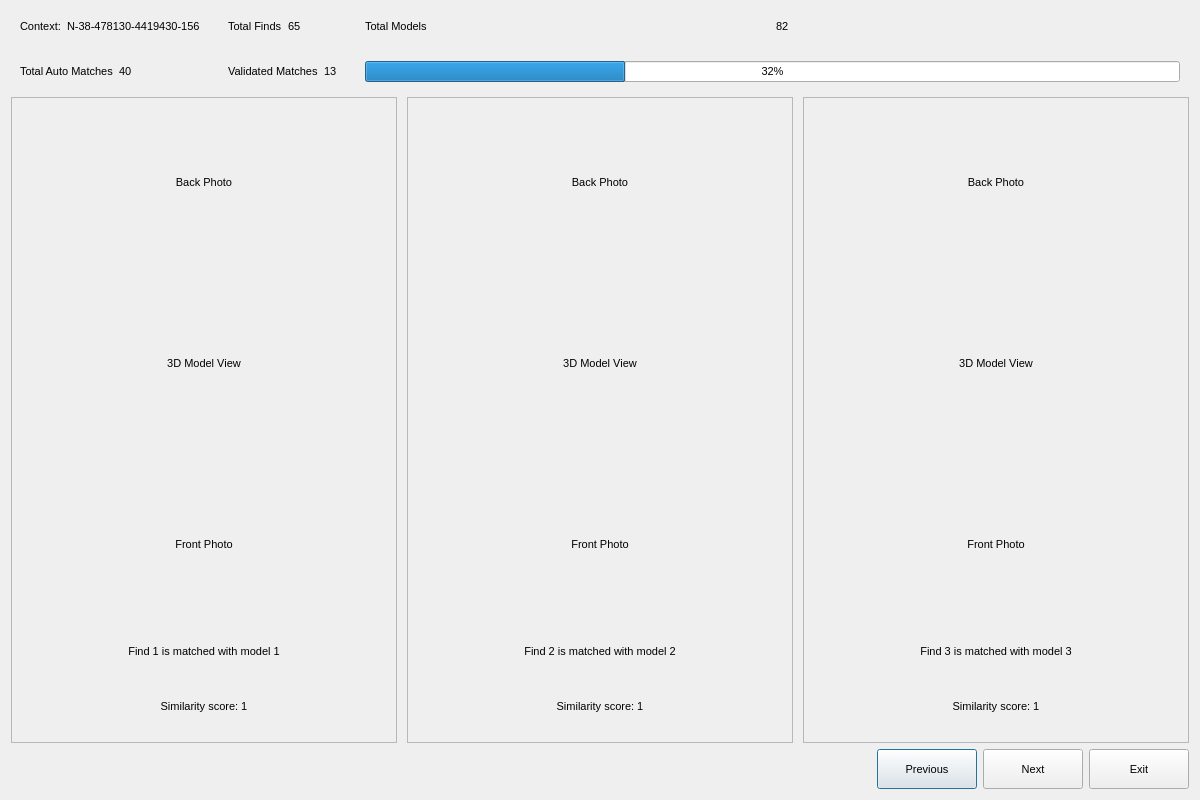
<?xml version="1.0" encoding="UTF-8"?>
<ui version="4.0">
  <class>ValidateMatchingWindow</class>
  <widget class="QDialog" name="ValidateMatchingWindow">
    <property name="geometry">
      <rect>
        <x>0</x>
        <y>0</y>
        <width>1200</width>
        <height>800</height>
      </rect>
    </property>
    <property name="font">
     <font>
      <pointsize>8</pointsize>
     </font>
    </property>
    <property name="windowTitle">
      <string>Validate Matching</string>
    </property>
    <layout class="QGridLayout" name="gridLayout" rowstretch="0,1,0">

      <item row="0" column="0" colspan="3">
        <layout class="QGridLayout" name="stats_grid">
          <property name="spacing">
            <number>10</number>
          </property>
          <item row="0" column="0">
            <widget class="QFrame" name="context_frame">
              <layout class="QHBoxLayout" name="horizontalLayout">
                <item>
                  <widget class="QLabel" name="context_label">
                    <property name="text">
                      <string>Context:</string>
                    </property>
                  </widget>
                </item>
                <item>
<!-- context value is hardcoded right now-->
                  <widget class="QLabel" name="context_value">
                    <property name="text">
                      <string>N-38-478130-4419430-156</string>
                    </property>
                  </widget>
                </item>
              </layout>
            </widget>
          </item>
          <item row="0" column="1">
            <widget class="QFrame" name="find_frame">
              <layout class="QHBoxLayout" name="horizontalLayout_2">
                <item>
                  <widget class="QLabel" name="total_finds_label">
                    <property name="text">
                      <string>Total Finds</string>
                    </property>
                  </widget>
                </item>
                <item>
                  <widget class="QLabel" name="total_finds_value">
                    <property name="text">
                      <string>65</string>
                    </property>
                  </widget>
                </item>
              </layout>
            </widget>
          </item>
          <item row="0" column="2">
            <widget class="QFrame" name="model_frame">
              <layout class="QHBoxLayout" name="horizontalLayout_3">
                <item>
                  <widget class="QLabel" name="total_models_label">
                    <property name="text">
                      <string>Total Models</string>
                    </property>
                  </widget>
                </item>
                <item>
                  <widget class="QLabel" name="total_models_value">
                    <property name="text">
                      <string>82</string>
                    </property>
                  </widget>
                </item>
              </layout>
            </widget>
          </item>
          <item row="1" column="0">
            <widget class="QFrame" name="auto_matches_frame">
              <layout class="QHBoxLayout" name="horizontalLayout_4">
                <item>
                  <widget class="QLabel" name="auto_matches_label">
                    <property name="text">
                      <string>Total Auto Matches</string>
                    </property>
                  </widget>
                </item>
                <item>
                  <widget class="QLabel" name="auto_matches_value">
                    <property name="text">
                      <string>40</string>
                    </property>
                  </widget>
                </item>
              </layout>
            </widget>
          </item>
          <item row="1" column="1">
            <widget class="QFrame" name="validated_frame">
              <layout class="QHBoxLayout" name="horizontalLayout_5">
                <item>
                  <widget class="QLabel" name="validated_label">
                    <property name="text">
                      <string>Validated Matches</string>
                    </property>
                  </widget>
                </item>
                <item>
                  <widget class="QLabel" name="validated_value">
                    <property name="text">
                      <string>13</string>
                    </property>
                  </widget>
                </item>
              </layout>
            </widget>
          </item>
          <item row="1" column="2">
            <widget class="QFrame" name="progress_frame">
              <layout class="QHBoxLayout" name="horizontalLayout_6">
                <item>
                  <widget class="QProgressBar" name="validation_progress">
                    <property name="value">
                      <number>32</number>
                    </property>
                  </widget>
                </item>
              </layout>
            </widget>
          </item>
        </layout>
      </item>
      <item row="1" column="0" colspan="3">
        <layout class="QHBoxLayout" name="validation_frames">
          <property name="spacing">
            <number>10</number>
          </property>
          <item>
            <widget class="QFrame" name="validate_match_frame1">
              <property name="minimumSize">
                <size>
                  <width>300</width>
                  <height>400</height>
                </size>
              </property>
              <property name="frameShape">
                <enum>QFrame::StyledPanel</enum>
              </property>
              <layout class="QVBoxLayout" name="verticalLayout_frame1">
                <item>
                  <widget class="QLabel" name="findbackphoto_1">
                    <property name="minimumSize">
                      <size>
                        <width>150</width>
                        <height>150</height>
                      </size>
                    </property>
                    <property name="text">
                      <string>Back Photo</string>
                    </property>
                    <property name="alignment">
                      <set>Qt::AlignCenter</set>
                    </property>
                  </widget>
                </item>
                <item>
                  <widget class="QLabel" name="model1">
                    <property name="minimumSize">
                      <size>
                        <width>300</width>
                        <height>200</height>
                      </size>
                    </property>
                    <property name="text">
                      <string>3D Model View</string>
                    </property>
                    <property name="alignment">
                      <set>Qt::AlignCenter</set>
                    </property>
                  </widget>
                </item>
                <item>
                  <widget class="QLabel" name="findfrontphoto_1">
                    <property name="minimumSize">
                      <size>
                        <width>150</width>
                        <height>150</height>
                      </size>
                    </property>
                    <property name="text">
                      <string>Front Photo</string>
                    </property>
                    <property name="alignment">
                      <set>Qt::AlignCenter</set>
                    </property>
                  </widget>
                </item>
                <item>
                  <layout class="QVBoxLayout" name="verticalLayout_info1">
                    <property name="spacing">
                      <number>2</number>
                    </property>
                    <item>
                      <widget class="QLabel" name="match_info_1">
                        <property name="text">
                          <string>Find 1 is matched with model 1</string>
                        </property>
                        <property name="alignment">
                          <set>Qt::AlignCenter</set>
                        </property>
                      </widget>
                    </item>
                    <item>
                      <widget class="QLabel" name="similarity_score_1">
                        <property name="text">
                          <string>Similarity score: 1</string>
                        </property>
                        <property name="alignment">
                          <set>Qt::AlignCenter</set>
                        </property>
                      </widget>
                    </item>
                  </layout>
                </item>
              </layout>
            </widget>
          </item>
          <item>
            <widget class="QFrame" name="validate_match_frame2">
              <property name="minimumSize">
                <size>
                  <width>300</width>
                  <height>400</height>
                </size>
              </property>
              <property name="frameShape">
                <enum>QFrame::StyledPanel</enum>
              </property>
              <layout class="QVBoxLayout" name="verticalLayout_frame2">
                <item>
                  <widget class="QLabel" name="findbackphoto_2">
                    <property name="minimumSize">
                      <size>
                        <width>150</width>
                        <height>150</height>
                      </size>
                    </property>
                    <property name="text">
                      <string>Back Photo</string>
                    </property>
                    <property name="alignment">
                      <set>Qt::AlignCenter</set>
                    </property>
                  </widget>
                </item>
                <item>
                  <widget class="QLabel" name="model2">
                    <property name="minimumSize">
                      <size>
                        <width>300</width>
                        <height>200</height>
                      </size>
                    </property>
                    <property name="text">
                      <string>3D Model View</string>
                    </property>
                    <property name="alignment">
                      <set>Qt::AlignCenter</set>
                    </property>
                  </widget>
                </item>
                <item>
                  <widget class="QLabel" name="findfrontphoto_2">
                    <property name="minimumSize">
                      <size>
                        <width>150</width>
                        <height>150</height>
                      </size>
                    </property>
                    <property name="text">
                      <string>Front Photo</string>
                    </property>
                    <property name="alignment">
                      <set>Qt::AlignCenter</set>
                    </property>
                  </widget>
                </item>
                <item>
                  <layout class="QVBoxLayout" name="verticalLayout_info2">
                    <property name="spacing">
                      <number>2</number>
                    </property>
                    <item>
                      <widget class="QLabel" name="match_info_2">
                        <property name="text">
                          <string>Find 2 is matched with model 2</string>
                        </property>
                        <property name="alignment">
                          <set>Qt::AlignCenter</set>
                        </property>
                      </widget>
                    </item>
                    <item>
                      <widget class="QLabel" name="similarity_score_2">
                        <property name="text">
                          <string>Similarity score: 1</string>
                        </property>
                        <property name="alignment">
                          <set>Qt::AlignCenter</set>
                        </property>
                      </widget>
                    </item>
                  </layout>
                </item>
              </layout>
            </widget>
          </item>
          <item>
            <widget class="QFrame" name="validate_match_frame3">
              <property name="minimumSize">
                <size>
                  <width>300</width>
                  <height>400</height>
                </size>
              </property>
              <property name="frameShape">
                <enum>QFrame::StyledPanel</enum>
              </property>
              <layout class="QVBoxLayout" name="verticalLayout_frame3">
                <item>
                  <widget class="QLabel" name="findbackphoto_3">
                    <property name="minimumSize">
                      <size>
                        <width>150</width>
                        <height>150</height>
                      </size>
                    </property>
                    <property name="text">
                      <string>Back Photo</string>
                    </property>
                    <property name="alignment">
                      <set>Qt::AlignCenter</set>
                    </property>
                  </widget>
                </item>
                <item>
                  <widget class="QLabel" name="model3">
                    <property name="minimumSize">
                      <size>
                        <width>300</width>
                        <height>200</height>
                      </size>
                    </property>
                    <property name="text">
                      <string>3D Model View</string>
                    </property>
                    <property name="alignment">
                      <set>Qt::AlignCenter</set>
                    </property>
                  </widget>
                </item>
                <item>
                  <widget class="QLabel" name="findfrontphoto_3">
                    <property name="minimumSize">
                      <size>
                        <width>150</width>
                        <height>150</height>
                      </size>
                    </property>
                    <property name="text">
                      <string>Front Photo</string>
                    </property>
                    <property name="alignment">
                      <set>Qt::AlignCenter</set>
                    </property>
                  </widget>
                </item>
                <item>
                  <layout class="QVBoxLayout" name="verticalLayout_info3">
                    <property name="spacing">
                      <number>2</number>
                    </property>
                    <item>
                      <widget class="QLabel" name="match_info_3">
                        <property name="text">
                          <string>Find 3 is matched with model 3</string>
                        </property>
                        <property name="alignment">
                          <set>Qt::AlignCenter</set>
                        </property>
                      </widget>
                    </item>
                    <item>
                      <widget class="QLabel" name="similarity_score_3">
                        <property name="text">
                          <string>Similarity score: 1</string>
                        </property>
                        <property name="alignment">
                          <set>Qt::AlignCenter</set>
                        </property>
                      </widget>
                    </item>
                  </layout>
                </item>
              </layout>
            </widget>
          </item>
        </layout>
      </item>
      <item row="2" column="0" colspan="3">
        <layout class="QHBoxLayout" name="validation_buttons">
          <item>
            <spacer name="horizontalSpacer">
              <property name="orientation">
                <enum>Qt::Horizontal</enum>
              </property>
              <property name="sizeHint" stdset="0">
                <size>
                  <width>40</width>
                  <height>20</height>
                </size>
              </property>
            </spacer>
          </item>
          <item>
            <widget class="QPushButton" name="previous_button">
              <property name="text">
                <string>Previous</string>
              </property>
              <property name="minimumSize">
                <size>
                  <width>100</width>
                  <height>40</height>
                </size>
              </property>
            </widget>
          </item>
          <item>
            <widget class="QPushButton" name="next_button">
              <property name="text">
                <string>Next</string>
              </property>
              <property name="minimumSize">
                <size>
                  <width>100</width>
                  <height>40</height>
                </size>
              </property>
            </widget>
          </item>
          <item>
            <widget class="QPushButton" name="exit_button">
              <property name="text">
                <string>Exit</string>
              </property>
              <property name="minimumSize">
                <size>
                  <width>100</width>
                  <height>40</height>
                </size>
              </property>
            </widget>
          </item>
        </layout>
      </item>
    </layout>
  </widget>
  <resources/>
  <connections/>
</ui>
